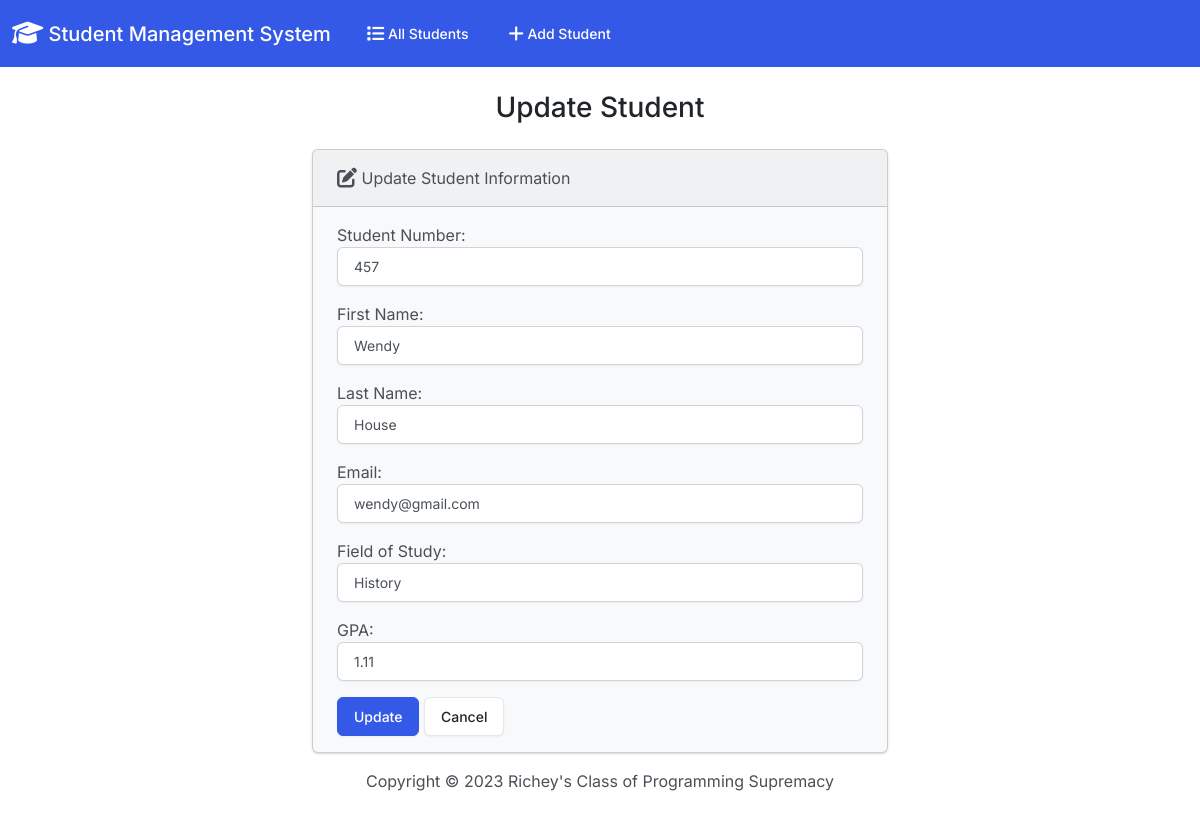
The page /edit/3 on the database its author committed.
### students/models.py (models this page shows, shortened)
class Student(models.Model):
    student_number = models.PositiveIntegerField()
    first_name = models.CharField(max_length=50)
    last_name = models.CharField(max_length=50)
    email = models.EmailField(max_length=100)
    field_of_study = models.CharField(max_length=50)
    gpa = models.FloatField()

### students/views.py (the view)
# urls.py: path('edit/<int:id>', views.edit, name='edit'),
def edit(request, id):
    if request.method == "POST":
        student = Student.objects.get(pk=id)
        form = StudentForm(request.POST, instance=student)
        if form.is_valid():
            form.save()
            return render(
                request, "students/edit.html", {"form": form, "success": True}
            )
    else:
        student = Student.objects.get(pk=id)
        form = StudentForm(instance=student)
    return render(request, "students/edit.html", {"form": form})

### students/forms.py
class StudentForm(forms.ModelForm):
    class Meta:
        model = Student
        fields = [
            "student_number",
            "first_name",
            "last_name",
            "email",
            "field_of_study",
            "gpa",
        ]
        labels = {
            "student_number": "Student Number",
            "first_name": "First Name",
            "last_name": "Last Name",
            "email": "Email",
            "field_of_study": "Field of Study",
            "gpa": "GPA",
        }
        widgets = {
            "student_number": forms.NumberInput(attrs={"class": "form-control"}),
            "first_name": forms.TextInput(attrs={"class": "form-control"}),
            "last_name": forms.TextInput(attrs={"class": "form-control"}),
            "email": forms.EmailInput(attrs={"class": "form-control"}),
            "field_of_study": forms.TextInput(attrs={"class": "form-control"}),
            "gpa": forms.NumberInput(attrs={"class": "form-control"}),
        }

### students/templates/students/edit.html (shortened to what this page needs)
{% extends "students/base.html" %}
{% block body %}
    <h3 class="text-center m-4">Update Student</h3>
    {% if success %}
        <div class="alert alert-success" role="alert">
            The student information was changed successfully.
            <a href="{% url 'index' %}" class="alert-link">Go to Home Page</a>
        </div>
    {% else %}
    <div class="row justify-content-center">
        <div class="col-6">
            <div class="card bg-light mb-3">
                <div class="card-header">
                    <i class="fa-solid fa-pen-to-square fa-lg"></i> Update Student Information
                </div>
                <div class="card-body">
                    <form action="" method="POST">
                        {{ form.as_p }}
                        <button type="submit" class="btn btn-primary">Update</button>
                        <a href="{% url 'index' %}" class="btn btn-secondary">Cancel</a>
                    </form>
                </div>
              </div>
        </div>
    </div>
    {% endif %}
{% endblock %}

### rows shown on the page
Student: student_number "457", first_name "Wendy", last_name "House", email "wendy@gmail.com", field_of_study "History", gpa "1.11"
